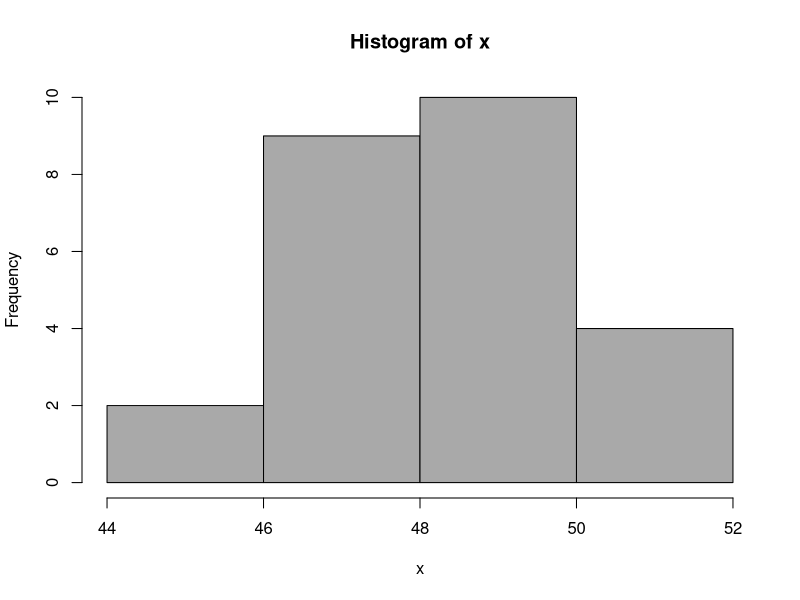
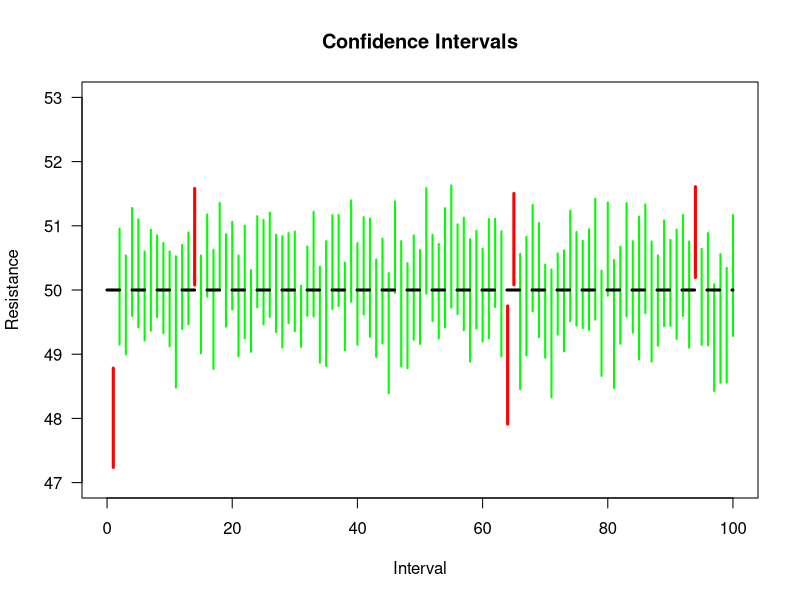
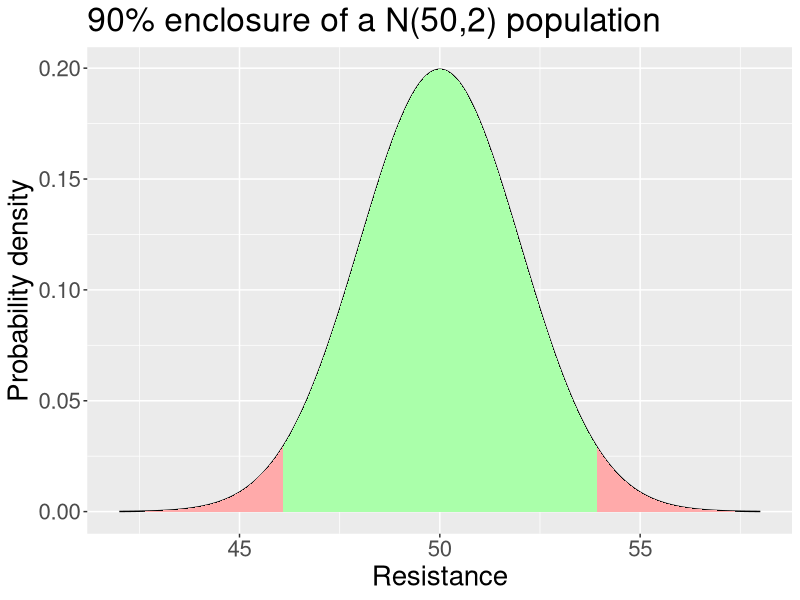

Generate these figures, in order, with R:
# Chapter 4 routines
#====================

set.seed(661857)                # Set PRNG seed (for reproducibility)
x<-rnorm(n=25, mean=50, sd=2)   # Draw 25 samples from N(mu=50,sigma=2)
mean(x)                         # Get the sample mean
hist(x,col="darkgray",breaks=3) # Plot a histogram

#=====

# Generate 100 confidence intervals for samples of 25
# points from N(mu=50,sigma=2). Confidence level 0.95
set.seed(661857)    # Set PRNG seed (for reproducibility)
mu<-50              # desired mean
sd<-2               # desired standard deviation
N<-25               # Desired sample size
K<-100              # Number of CIs
alpha<-0.05         # Significance level

X<-matrix(rnorm(K*N,mean=mu,sd=sd),     # Generate a column matrix of samples
          nrow=N)                       # of size N

# Calculate upper and lower bounds for the K confidence intervals
CI_lower<-apply(X,2,mean)-apply(X,2,sd)*qt(1-alpha/2,N-1)/sqrt(N)
CI_upper<-apply(X,2,mean)+apply(X,2,sd)*qt(1-alpha/2,N-1)/sqrt(N)
isout<-(CI_lower>mu)|(CI_upper<mu)  # Flag for which CIs that do not contain the
                                    # true parameter value

## Plot the CIs
#pdf("../figs/CIs.pdf",width=12,height=8)
plot(0,0,type="n",
     xlim=c(0,K),ylim=c(47,53),
     ylab="Resistance",
     xlab="Interval",
     main="Confidence Intervals",
     las=1)
for (i in 1:K){
    points(c(i,i),c(CI_lower[i],CI_upper[i]),
           type="l",lwd=ifelse(isout[i],3,2),
           col=ifelse(isout[i],"red","green"))
}
points(c(0,K),c(mu,mu),
       lty=2,lwd=3,type="l")
#dev.off()

#=====

# Enclosure plot
x<-seq(42,58,0.001)
xup<-qnorm(0.975,mean=50,sd=2)
xlow<-qnorm(0.025,mean=50,sd=2)
ytop<-dnorm(xup,mean=50,sd=2)
data<-data.frame(x=x,y=dnorm(x,50,2))
shade1 <- rbind(c(xup,0), 
                subset(data, x > xup), 
                c(data[nrow(data), "X"], 0))
shade2 <- rbind(c(xlow,0), 
                subset(data, x < xlow), 
                c(data[nrow(data), "X"], 0))
shade3 <- rbind(c(xlow,0), 
                subset(data, (x > xlow)&(x < xup)), 
                c(xup,0))

# Generate plot (using ggplot2)
library(ggplot2)
#pdf("../figs/enclosure.pdf",width=12,height=5)
qplot(x=data$x, y=data$y,geom="line", xlim=c(42,58))+
    geom_segment(aes(x=xup,y=0,xend=xup,yend=ytop))+
    geom_segment(aes(x=xlow,y=0,xend=xlow,yend=ytop))+
    geom_polygon(data = shade1, aes(x, y), fill="#FFAAAA")+
    geom_polygon(data = shade2, aes(x, y), fill="#FFAAAA")+
    geom_polygon(data = shade3, aes(x, y), fill="#AAFFAA")+
    xlab("Resistance") + ylab("Probability density") +
    ggtitle("90% enclosure of a N(50,2) population")+
    theme(text = element_text(size=20))
#dev.off()

